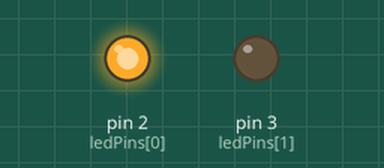
A sketch run on a simulated Arduino Uno, built with avr-gcc and run on an emulated ATmega328P. Parts: output pins drawn as LEDs (lit = HIGH).

Above: at 0.3 s.
At 12.1 s:
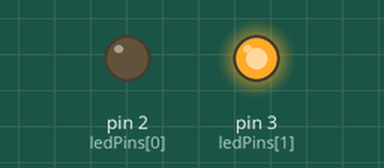
At 17.3 s:
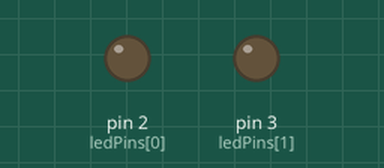
Timing chart, 0 to 18.2 s (numbered marks = the images above):
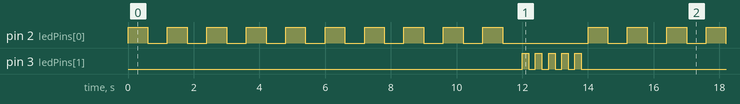

The sketch:

8-2-LEDs-blink.ino
```cpp
// (licence header left out)
// Hardware Mapping
const int ledPins[] = {2, 3};
const int RED_LED = 0;   // Index for Red LED
const int GREEN_LED = 1; // Index for Green LED

// Timing & Count Variables
const int redBlinkInterval = 600;
const int greenBlinkInterval = 200;
const int redRepeatCount = 10;
const int greenRepeatCount = 5;

void setup() {
  for (int i = 0; i < 2; i++) {
    pinMode(ledPins[i], OUTPUT);
  }
}

void loop() {
  // Execute sequence for Red LED (Slow)
  blinkSpecificLed(RED_LED, redRepeatCount, redBlinkInterval);

  // Execute sequence for Green LED (Fast)
  blinkSpecificLed(GREEN_LED, greenRepeatCount, greenBlinkInterval);
}

// Function to handle the blinking logic for any LED.
void blinkSpecificLed(int ledIndex, int times, int interval) {
  for (int i = 0; i < times; i++) {
    digitalWrite(ledPins[ledIndex], HIGH);
    delay(interval);
    digitalWrite(ledPins[ledIndex], LOW);
    delay(interval);
  }
}
```

Measured:
- by itself, pin 2 (ledPins[0]): repeats every 14.0 s: 9 × (LOW 0.60 s, HIGH 0.60 s), LOW 2.6 s, HIGH 0.60 s
- by itself, pin 3 (ledPins[1]): repeats every 14.0 s: 4 × (LOW 0.20 s, HIGH 0.20 s), LOW 12.2 s, HIGH 0.20 s
- by itself, everything shown: repeats every 14.0 s, in 30 steps
